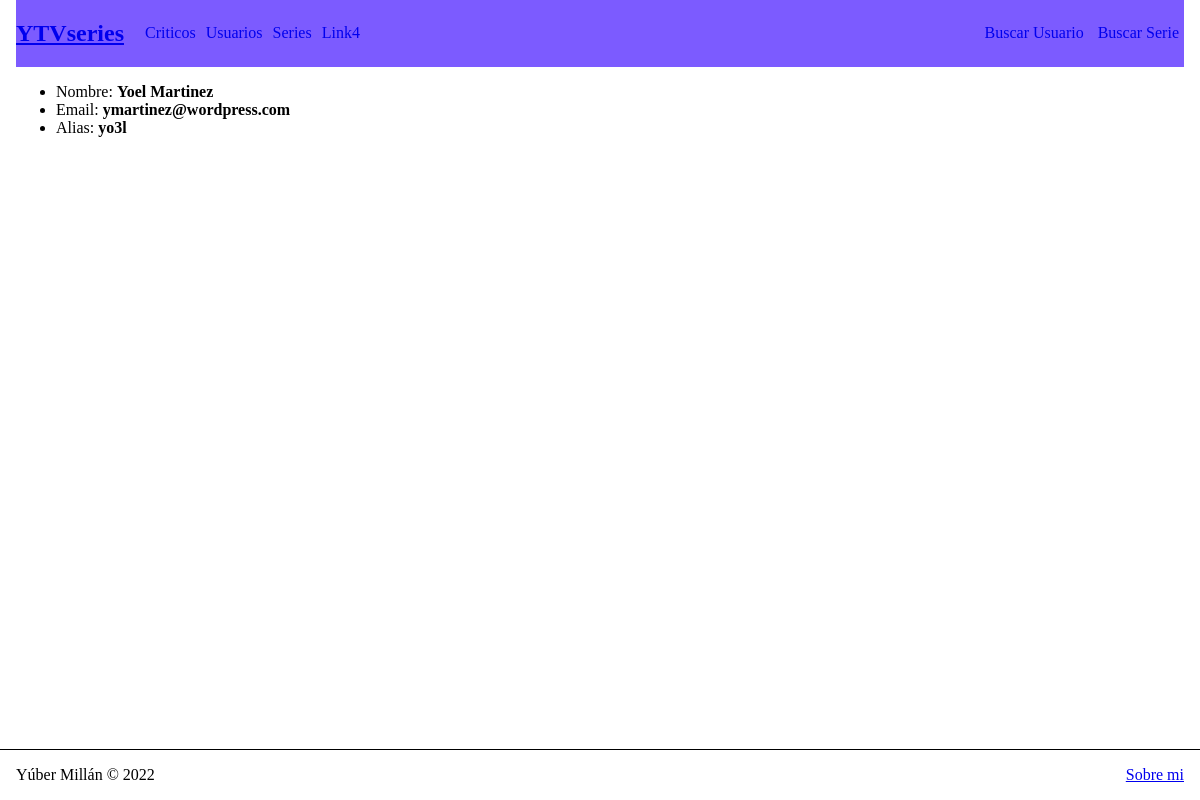
The app's page /usuarios/user/Yoel, older data.
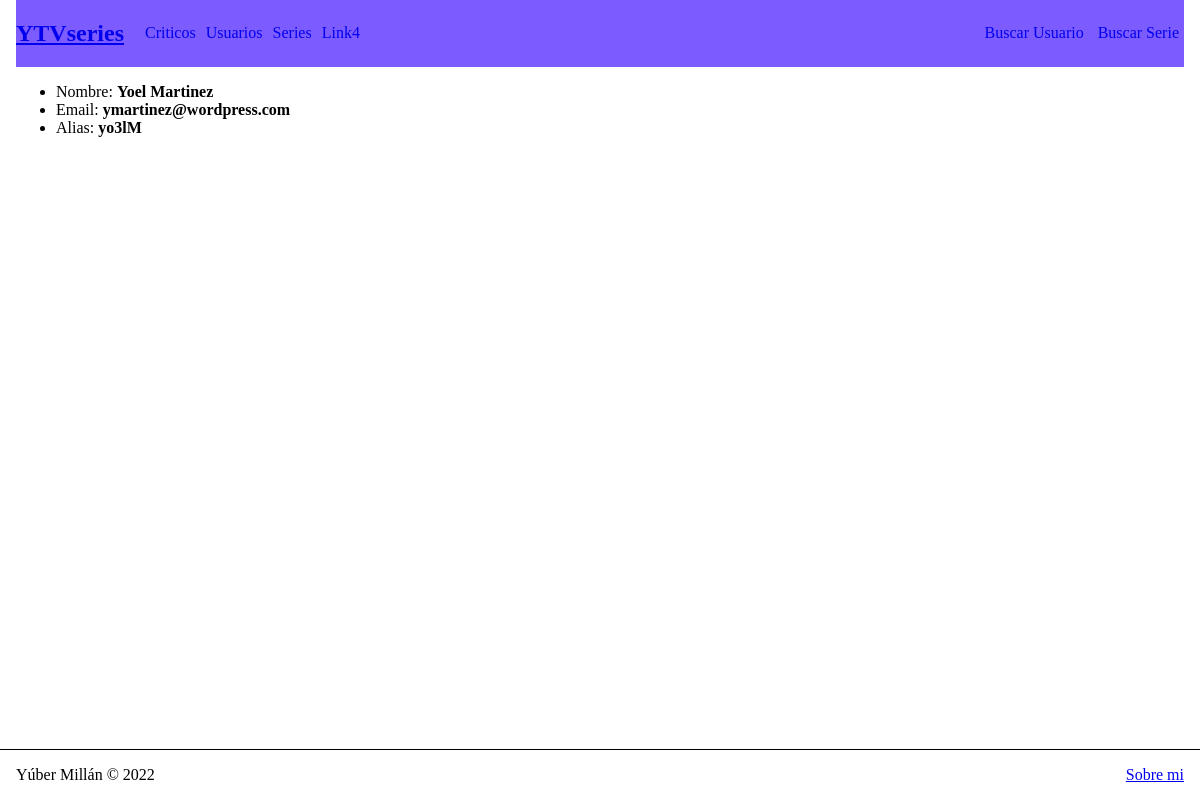
The same page, newer data.
### usuarios/models.py (models this page shows, shortened)
class Usuario(models.Model):
    nombre = models.CharField(max_length=255)
    apellido = models.CharField(max_length=255)
    email = models.EmailField()
    alias = models.CharField(max_length=25)

### usuarios/views.py (the view)
# urls.py: path("user/<nombre>", views.ver_usuarios, name="VerUsuario"),
def ver_usuarios(request, nombre):
    user = Usuario.objects.get(nombre=nombre)
    return render(request, "usuarios/ver_user.html", {"usuario": user})

### usuarios/templates/usuarios/ver_user.html
{% extends 'layout.html' %}
{% block contenido %}
<ul>
    <li>Nombre: <b>{{ usuario.nombre }} {{ usuario.apellido }}</b></li>
    <li>Email:  <b>{{ usuario.email }}</b></li>
    <li>Alias:  <b>{{ usuario.alias }}</b></li>
</ul>
{% endblock contenido %}

Row changes from the older to the newer data that the page shows:
changed Usuario "Yoel": alias "yo3l" → "yo3lM"
